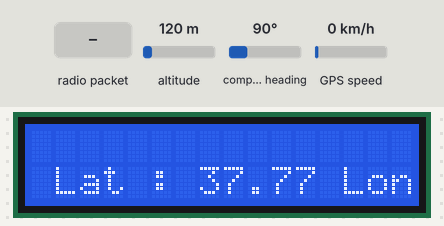
This sketch was run on a simulated Arduino Uno, built with avr-gcc and run on an emulated ATmega328P. On the bench: 16×2 character LCD. The inputs (shaded band) are chosen by the test bench; at power-on: altitude 120 m, compass heading 90°, GPS speed 0 km/h. The GPS gets a fix after 3 s at 37.7749, -122.4194 with 8 satellites; no radio packets arrive unless stated; what the sketch prints to the serial monitor is not drawn.

Above: at 5.6 s.
5.7 s: radio packet "5" arrives
At 6.0 s:
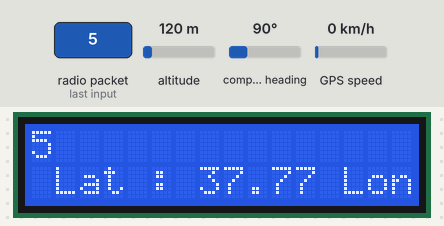
7.2 s: radio packet "90" arrives
At 8.4 s:
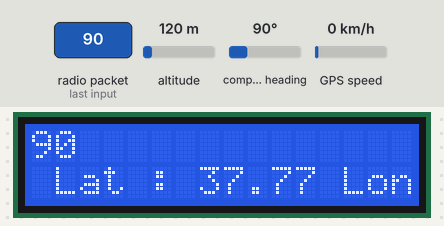
Timing chart, 0 to 10.2 s (numbered marks = the images above; inputs shaded):
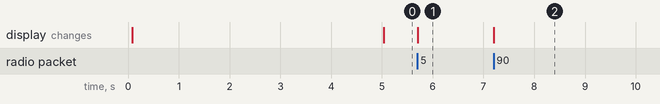

The sketch:

edcstaff.ino
```cpp
/*
  Project Name:   gps
  Developer:      Eric Klein Jr. (temp2@ericklein.com)
  Description:    Communication with gps receiver

  See README.md for target information, revision history, feature requests, etc.
*/

// Library initialization
// LCD screen via i2c
#include <Adafruit_LiquidCrystal.h>
#include <Wire.h>
// 900Mhz radio
#include <RH_RF69.h>
#include <SPI.h>
// GPS receiver
#include <TinyGPS++.h>
#include <SoftwareSerial.h>

// Assign Arduino pins
// GPS receiver
#define GPSTXPin 9
#define GPSRXPin 8
// 900Mhz radio
#define RFM69_INT     3
#define RFM69_CS      4
#define RFM69_RST     2

#define GPSBaud 9600
#define ConsoleBaud 115200
#define RF69_FREQ 915.0

// GPS location (for testing)
static const double LONDON_LAT = 51.508131, LONDON_LON = -0.128002;

// Hardware initialization
// 900 Mhz radio
RH_RF69 rf69(RFM69_CS, RFM69_INT);

// LCD connection via i2c
Adafruit_LiquidCrystal lcd(0);

// GPS receiver
SoftwareSerial GPSSerial(GPSTXPin,GPSRXPin);
// TinyGPS++ object
TinyGPSPlus gps;
unsigned long lastUpdateTime = 0;

void setup()
{
  Serial.begin(ConsoleBaud);
  //while (!Serial) { delay(1); } // wait until serial console is open, remove if not tethered to computer

  GPSSerial.begin(GPSBaud);

  // 900Mhz radio

  pinMode(RFM69_RST, OUTPUT);
  digitalWrite(RFM69_RST, LOW);
  // manual reset
  digitalWrite(RFM69_RST, HIGH);
  delay(10);
  digitalWrite(RFM69_RST, LOW);
  delay(10);

  if (!rf69.init()) {
    Serial.println("RFM69 radio init failed");
    while (1);
  }
  Serial.println("RFM69 radio init OK!");

  // Defaults after init are 434.0MHz, modulation GFSK_Rb250Fd250, +13dbM (for low power module)
  // No encryption
  if (!rf69.setFrequency(RF69_FREQ)) {
    Serial.println("setFrequency failed");
  }

  // If you are using a high power RF69 eg RFM69HW, you *must* set a Tx power with the
  // ishighpowermodule flag set like this:
  rf69.setTxPower(20, true);  // range from 14-20 for power, 2nd arg must be true for 69HCW

  // The encryption key has to be the same as the one in the server
  uint8_t key[] = { 0x01, 0x02, 0x03, 0x04, 0x05, 0x06, 0x07, 0x08,
                    0x01, 0x02, 0x03, 0x04, 0x05, 0x06, 0x07, 0x08};
  rf69.setEncryptionKey(key);

  Serial.print("RFM69 radio @");  Serial.print((int)RF69_FREQ);  Serial.println(" MHz");

  lcd.begin(16, 2);
  lcd.setBacklight(HIGH);
}


void loop() {

String localGPSLocation;

 while (GPSSerial.available() > 0)
    gps.encode(GPSSerial.read());

  // Every 5 seconds, do an update.
  if (millis() - lastUpdateTime >= 5000)
  {
    lastUpdateTime = millis();
  // Debug output of basic GPS data
  Serial.print("At : ");
  printDateTime(gps.date, gps.time);
  Serial.print(" Lat = ");
  Serial.print(gps.location.lat(), 6);
  Serial.print(" Long = ");
  Serial.println(gps.location.lng(), 6);

  // This code will be replaced with distance between two receivers
  unsigned long distanceKmToLondon =
    (unsigned long)TinyGPSPlus::distanceBetween(
      gps.location.lat(),
      gps.location.lng(),
      LONDON_LAT,
      LONDON_LON) / 1000;
  Serial.print("Distance to London is ");
  Serial.print(distanceKmToLondon);
  Serial.print(" km, heading ");

  double courseToLondon =
    TinyGPSPlus::courseTo(
      gps.location.lat(),
      gps.location.lng(),
      LONDON_LAT,
      LONDON_LON);
  Serial.print(courseToLondon,2);
  Serial.println(" degrees");

  //Dump local GPS on the second line of the LCD display

  localGPSLocation = " Lat : " + String(gps.location.lat()) + " Long : " + String(gps.location.lng());
  displayLCDMessage(localGPSLocation, 1);

  if (millis() > 5000 && gps.charsProcessed() < 10)
    Serial.println(F("No GPS data received: check wiring"));
  }

  if (rf69.available()) {
    // Should be a message for us now
    uint8_t buf[RH_RF69_MAX_MESSAGE_LEN];
    uint8_t len = sizeof(buf);
    if (rf69.recv(buf, &len)) {
      if (!len) return;
      buf[len] = 0;
      // Dump message to serial
      Serial.print("Received: ");
      Serial.println((char*)buf);
      // Dump message to LCD
      displayLCDMessage((char*)buf,0);
      if (strstr((char *)buf, "Hello World")) {
        // Send a reply!
        uint8_t data = strtol(localGPSLocation.c_str(),NULL,2);
        //uint8_t data[] = localGPSLocation;
        rf69.send(data, sizeof(data));
        rf69.waitPacketSent();
        Serial.println("Sent a reply");
      }
    } else {
      Serial.println("Receive failed");
    }
  }
}

static void printDateTime(TinyGPSDate &d, TinyGPSTime &t)
{
  if (!d.isValid())
  {
    Serial.print(F("********** "));
  }
  else
  {
    char sz[32];
    sprintf(sz, "%02d/%02d/%02d ", d.month(), d.day(), d.year());
    Serial.print(sz);
  }

  if (!t.isValid())
  {
    Serial.print(F("******** "));
  }
  else
  {
    char sz[32];
    sprintf(sz, "%02d:%02d:%02d ", t.hour(), t.minute(), t.second());
    Serial.print(sz);
  }
}

void displayLCDMessage(String message,int line)
{
  lcd.setCursor(0, line);
  lcd.print(message);
}
```

Measured:
- after the input at 5.7 s, the display: changes at once (image 1)
- after the input at 7.2 s, the display: changes at once (image 2)
